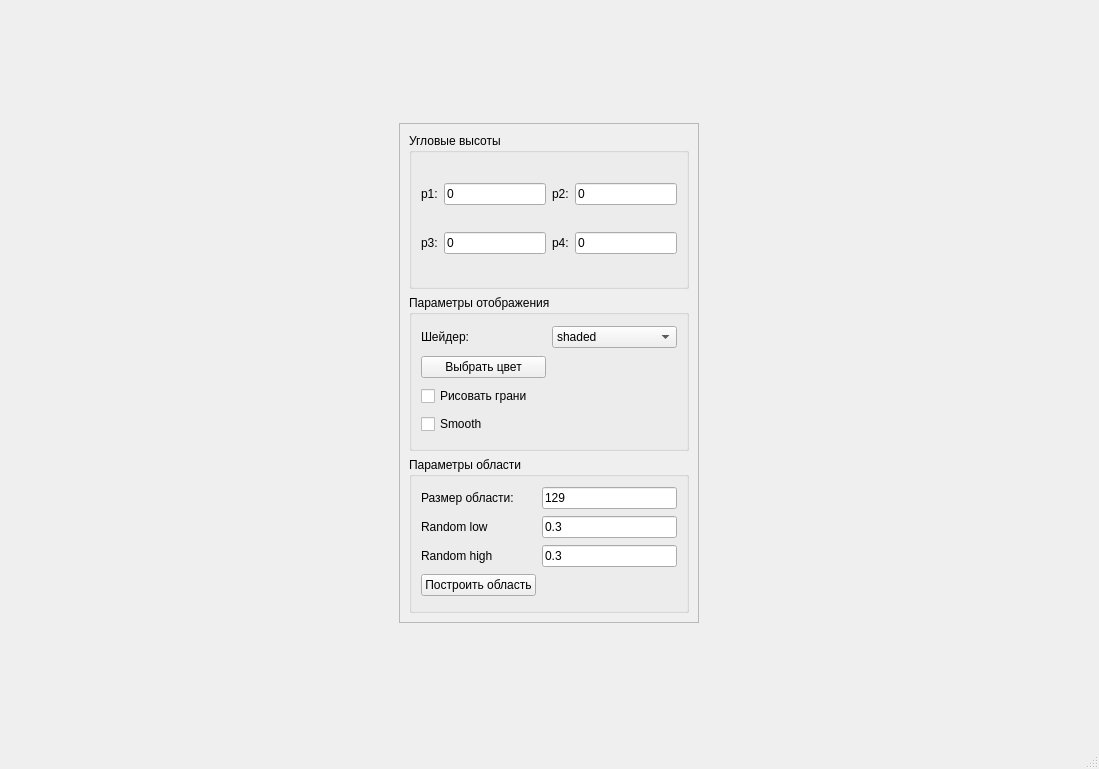
<?xml version="1.0" encoding="UTF-8"?>
<ui version="4.0">
 <class>MainWindow</class>
 <widget class="QMainWindow" name="MainWindow">
  <property name="geometry">
   <rect>
    <x>0</x>
    <y>0</y>
    <width>1099</width>
    <height>769</height>
   </rect>
  </property>
  <property name="windowTitle">
   <string>MainWindow</string>
  </property>
  <widget class="QWidget" name="centralwidget">
   <layout class="QHBoxLayout" name="horizontalLayout">
    <item>
     <widget class="QFrame" name="frame">
      <property name="maximumSize">
       <size>
        <width>300</width>
        <height>500</height>
       </size>
      </property>
      <property name="frameShape">
       <enum>QFrame::StyledPanel</enum>
      </property>
      <property name="frameShadow">
       <enum>QFrame::Raised</enum>
      </property>
      <layout class="QVBoxLayout" name="verticalLayout">
       <item>
        <widget class="QGroupBox" name="groupBox">
         <property name="maximumSize">
          <size>
           <width>16777215</width>
           <height>16777215</height>
          </size>
         </property>
         <property name="title">
          <string>Угловые высоты</string>
         </property>
         <layout class="QGridLayout" name="gridLayout">
          <item row="0" column="3">
           <widget class="QLineEdit" name="lineEdit_3">
            <property name="text">
             <string>0</string>
            </property>
           </widget>
          </item>
          <item row="1" column="2">
           <widget class="QLabel" name="label_5">
            <property name="text">
             <string>p4:</string>
            </property>
           </widget>
          </item>
          <item row="0" column="2">
           <widget class="QLabel" name="label_3">
            <property name="text">
             <string>p2:</string>
            </property>
           </widget>
          </item>
          <item row="1" column="1">
           <widget class="QLineEdit" name="lineEdit_4">
            <property name="text">
             <string>0</string>
            </property>
           </widget>
          </item>
          <item row="0" column="0">
           <widget class="QLabel" name="label_2">
            <property name="text">
             <string>p1:</string>
            </property>
           </widget>
          </item>
          <item row="1" column="0">
           <widget class="QLabel" name="label_4">
            <property name="text">
             <string>p3:</string>
            </property>
           </widget>
          </item>
          <item row="0" column="1">
           <widget class="QLineEdit" name="lineEdit_2">
            <property name="text">
             <string>0</string>
            </property>
           </widget>
          </item>
          <item row="1" column="3">
           <widget class="QLineEdit" name="lineEdit_5">
            <property name="text">
             <string>0</string>
            </property>
           </widget>
          </item>
         </layout>
        </widget>
       </item>
       <item>
        <widget class="QGroupBox" name="groupBox_3">
         <property name="title">
          <string>Параметры отображения</string>
         </property>
         <layout class="QGridLayout" name="gridLayout_3">
          <item row="2" column="0">
           <widget class="QCheckBox" name="checkBox">
            <property name="text">
             <string>Рисовать грани</string>
            </property>
           </widget>
          </item>
          <item row="0" column="1">
           <widget class="QComboBox" name="comboBox">
            <property name="currentIndex">
             <number>3</number>
            </property>
            <item>
             <property name="text">
              <string>balloon</string>
             </property>
            </item>
            <item>
             <property name="text">
              <string>viewNormalColor</string>
             </property>
            </item>
            <item>
             <property name="text">
              <string>normalColor</string>
             </property>
            </item>
            <item>
             <property name="text">
              <string>shaded</string>
             </property>
            </item>
            <item>
             <property name="text">
              <string>edgeHilight</string>
             </property>
            </item>
            <item>
             <property name="text">
              <string>heightColor</string>
             </property>
            </item>
            <item>
             <property name="text">
              <string>pointSprite</string>
             </property>
            </item>
           </widget>
          </item>
          <item row="0" column="0">
           <widget class="QLabel" name="label_7">
            <property name="text">
             <string>Шейдер:</string>
            </property>
           </widget>
          </item>
          <item row="3" column="0">
           <widget class="QCheckBox" name="checkBox_2">
            <property name="text">
             <string>Smooth</string>
            </property>
           </widget>
          </item>
          <item row="1" column="0">
           <widget class="QPushButton" name="but_color">
            <property name="text">
             <string>Выбрать цвет</string>
            </property>
           </widget>
          </item>
          <item row="1" column="1">
           <widget class="QLabel" name="label_color">
            <property name="text">
             <string/>
            </property>
           </widget>
          </item>
         </layout>
        </widget>
       </item>
       <item>
        <widget class="QGroupBox" name="groupBox_2">
         <property name="maximumSize">
          <size>
           <width>16777215</width>
           <height>16777215</height>
          </size>
         </property>
         <property name="title">
          <string>Параметры области</string>
         </property>
         <layout class="QGridLayout" name="gridLayout_2">
          <item row="0" column="0">
           <widget class="QLabel" name="label">
            <property name="text">
             <string>Размер области:</string>
            </property>
           </widget>
          </item>
          <item row="1" column="1">
           <widget class="QLineEdit" name="lineEdit_6">
            <property name="text">
             <string>0.3</string>
            </property>
           </widget>
          </item>
          <item row="1" column="0">
           <widget class="QLabel" name="label_6">
            <property name="text">
             <string>Random low</string>
            </property>
           </widget>
          </item>
          <item row="0" column="1">
           <widget class="QLineEdit" name="lineEdit">
            <property name="text">
             <string>129</string>
            </property>
           </widget>
          </item>
          <item row="3" column="0">
           <widget class="QPushButton" name="pushButton">
            <property name="text">
             <string>Построить область</string>
            </property>
           </widget>
          </item>
          <item row="2" column="0">
           <widget class="QLabel" name="label_8">
            <property name="text">
             <string>Random high</string>
            </property>
           </widget>
          </item>
          <item row="2" column="1">
           <widget class="QLineEdit" name="lineEdit_7">
            <property name="text">
             <string>0.3</string>
            </property>
           </widget>
          </item>
         </layout>
        </widget>
       </item>
      </layout>
     </widget>
    </item>
   </layout>
  </widget>
  <widget class="QMenuBar" name="menubar">
   <property name="geometry">
    <rect>
     <x>0</x>
     <y>0</y>
     <width>1099</width>
     <height>21</height>
    </rect>
   </property>
  </widget>
  <widget class="QStatusBar" name="statusbar"/>
 </widget>
 <resources/>
 <connections/>
</ui>
